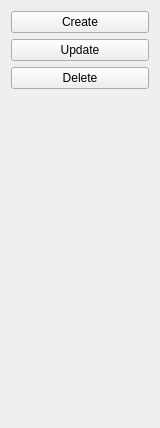
            <widget class="QWidget" name="buttuns_events">
             <property name="geometry">
              <rect>
               <x>0</x>
               <y>0</y>
               <width>160</width>
               <height>428</height>
              </rect>
             </property>
             <attribute name="label">
              <string>Events</string>
             </attribute>
             <layout class="QVBoxLayout" name="verticalLayout_6">
              <item>
               <widget class="QPushButton" name="btn_create">
                <property name="text">
                 <string>Create</string>
                </property>
               </widget>
              </item>
              <item>
               <widget class="QPushButton" name="btn_update">
                <property name="text">
                 <string>Update</string>
                </property>
               </widget>
              </item>
              <item>
               <widget class="QPushButton" name="btn_delete">
                <property name="text">
                 <string>Delete</string>
                </property>
               </widget>
              </item>
              <item>
               <spacer name="verticalSpacer">
                <property name="orientation">
                 <enum>Qt::Vertical</enum>
                </property>
                <property name="sizeHint" stdset="0">
                 <size>
                  <width>20</width>
                  <height>40</height>
                 </size>
                </property>
               </spacer>
              </item>
             </layout>
            </widget>
